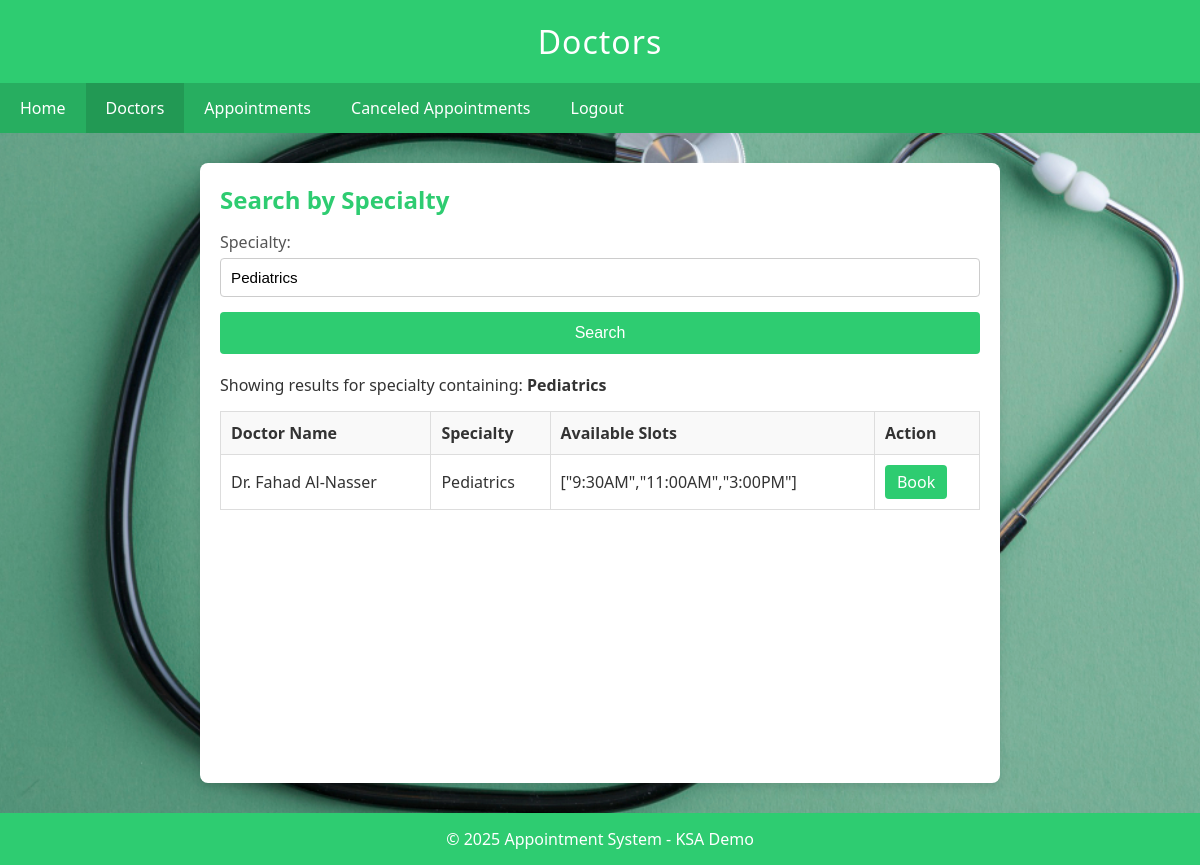
/doctor_list.php?specialty=Pediatrics (signed in), run on the app's committed database.
### tables this page shows
CREATE TABLE `doctors` (
  `doctor_id` int(11) NOT NULL,
  `name` varchar(100) NOT NULL,
  `specialty` varchar(100) NOT NULL,
  `available_slots` text DEFAULT NULL
);

### doctor_list.php (the view, shortened to what this page needs)
<?php
require_once 'db_connect.php';
$searchSpecialty = isset($_GET['specialty']) ? trim($_GET['specialty']) : "";
$sql = "SELECT * FROM doctors";
if ($searchSpecialty !== "") {
  $sql .= " WHERE specialty LIKE '%$searchSpecialty%'";
}
$result = $conn->query($sql);
?>
<!DOCTYPE html>
<html lang="en">
<head>
  <link rel="stylesheet" href="style.css">
</head>
<body>
<div class="header">
  <h1>Doctors</h1>
</div>
<div class="nav">
  <a href="index.php">Home</a>
  <a href="doctor_list.php" class="active">Doctors</a>
  <a href="cancel.php">Appointments</a>
  <a href="canceled_appointments.php">Canceled Appointments</a>
  <a href="logout.php">Logout</a>
</div>
<div class="container">
  <h2>Search by Specialty</h2>
  <form action="" method="GET" style="margin-bottom:20px;">
    <label for="specialty">Specialty:</label>
    <input type="text" id="specialty" name="specialty"
           placeholder="Enter specialty..."
           value="<?php echo htmlspecialchars($searchSpecialty); ?>">
    <button type="submit" style="margin-top:0;">Search</button>
  </form>
  <?php if ($searchSpecialty !== ""): ?>
    <p>Showing results for specialty containing: <strong><?php echo htmlspecialchars($searchSpecialty); ?></strong></p>
  <?php endif; ?>
  <?php if ($result && $result->num_rows > 0): ?>
    <table>
      <tr>
        <th>Doctor Name</th>
        <th>Specialty</th>
        <th>Available Slots</th>
        <th>Action</th>
      </tr>
      <?php while ($row = $result->fetch_assoc()): ?>
      <tr>
        <td><?php echo htmlentities($row['name']); ?></td>
        <td><?php echo htmlentities($row['specialty']); ?></td>
        <td><?php echo htmlentities($row['available_slots']); ?></td>
        <td>
          <a href="book_appointment.php?doctor_id=<?php echo $row['doctor_id']; ?>" class="book-btn">
            Book
          </a>
        </td>
      </tr>
      <?php endwhile; ?>
    </table>
  <?php else: ?>
    <p>No doctors found.</p>
  <?php endif; ?>
</div>
<div class="footer">
  <p>&copy; <?php echo date("Y"); ?> Appointment System - KSA Demo</p>
</div>
</body>
</html>

### style.css (style rules this page uses)
* { margin: 0; padding: 0; box-sizing: border-box; }
body { font-family: "Segoe UI", Tahoma, Arial, sans-serif; background-color: #f0f0f0; color: #333; background: url('Appointment2.jpg') no-repeat center center fixed; background-size: cover; height: 100vh; / }
form label { display: block; margin: 10px 0 5px; font-weight: 500; color: #555; }
form input[type="text"], form input[type="email"], form input[type="password"], form input[type="datetime-local"] { width: 100%; padding: 10px; border: 1px solid #ccc; border-radius: 4px; margin-bottom: 15px; font-size: 0.95rem; transition: border-color 0.2s; }
form button { width: 100%; padding: 12px; border: none; border-radius: 4px; background-color: #2ecc71; font-size: 1rem; color: #fff; cursor: pointer; transition: background-color 0.2s; }
.header { background-color: #2ecc71; color: #fff; text-align: center; padding: 20px 0; }
.header h1 { letter-spacing: 1px; font-weight: 500; }
.nav { background-color: #27ae60; overflow: hidden; }
.nav a { float: left; display: block; color: #fff; text-align: center; padding: 14px 20px; text-decoration: none; transition: background-color 0.2s; }
.nav a:hover, .nav a.active { background-color: #229954; }
.container { max-width: 800px; margin: 30px auto; padding: 20px; background-color: #fff; border-radius: 8px; box-shadow: 0 4px 10px rgba(0,0,0,0.1); min-height: calc(100vh - 180px); }
.container h2 { color: #2ecc71; margin-bottom: 15px; font-weight: 600; }
table { width: 100%; border-collapse: collapse; margin-top: 15px; }
table th, table td { border: 1px solid #ddd; padding: 10px; text-align: left; }
table th { background-color: #f9f9f9; }
.cancel-btn, .book-btn { display: inline-block; background-color: #e74c3c; color: #fff; padding: 6px 12px; border-radius: 4px; text-decoration: none; transition: background-color 0.2s; }
.book-btn { background-color: #2ecc71; }
.footer { background-color: #2ecc71; color: #fff; text-align: center; padding: 15px 0; position: relative; clear: both; }

### data on the page
doctors: name "Dr. Fahad Al-Nasser", specialty "Pediatrics", available_slots "[\"9:30AM\",\"11:00AM\",\"3:00PM\"]"

### other printed values
$searchSpecialty "Pediatrics"
